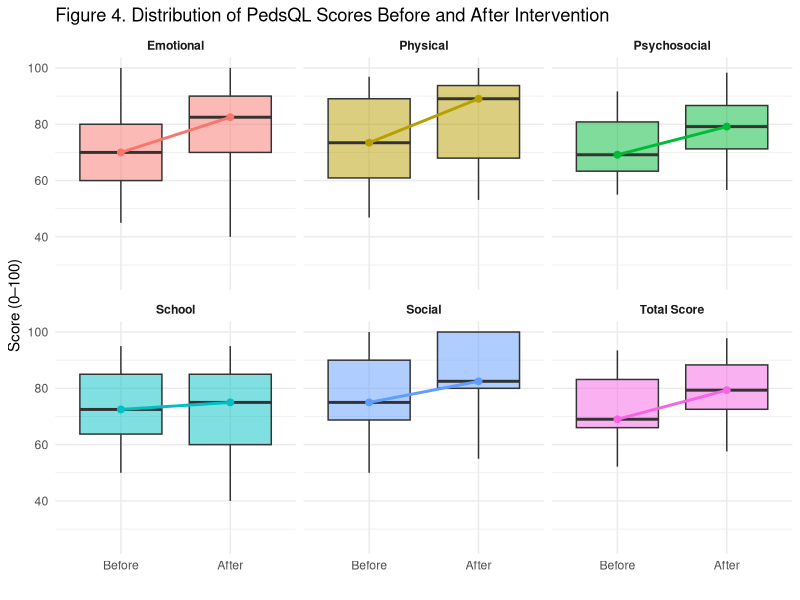
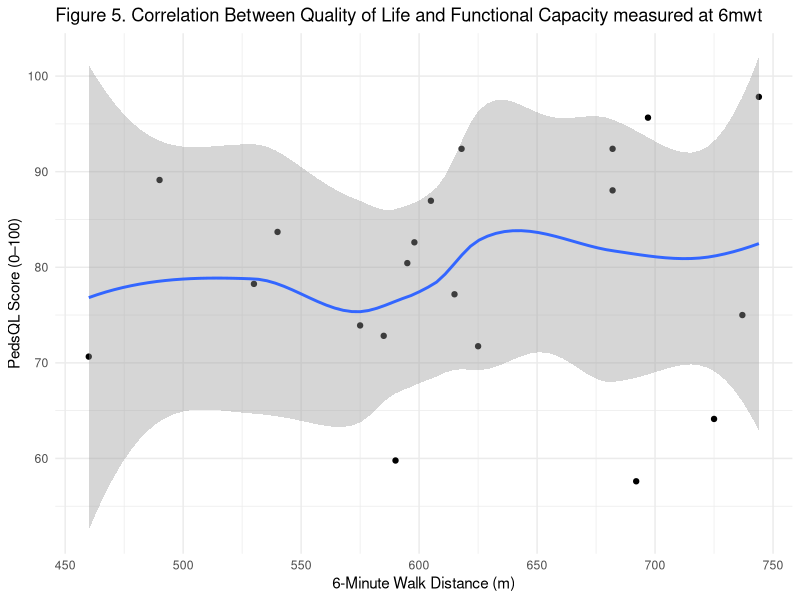
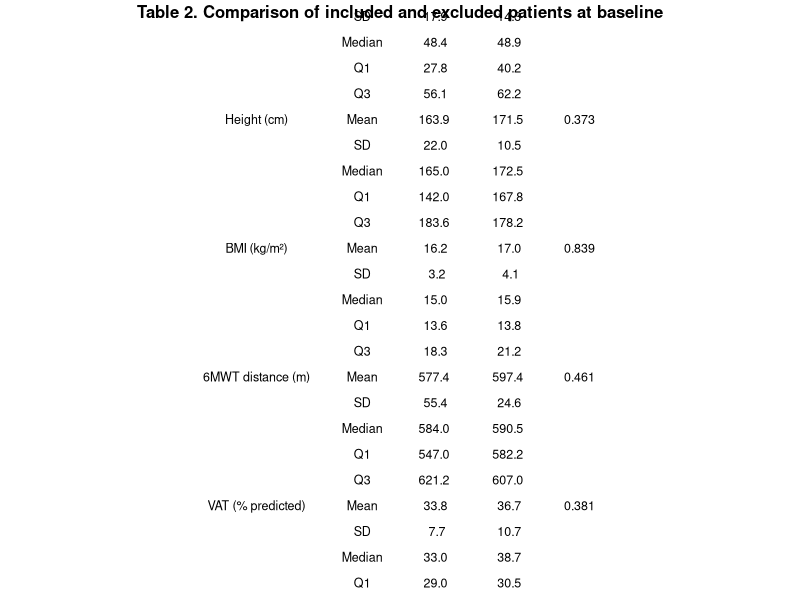
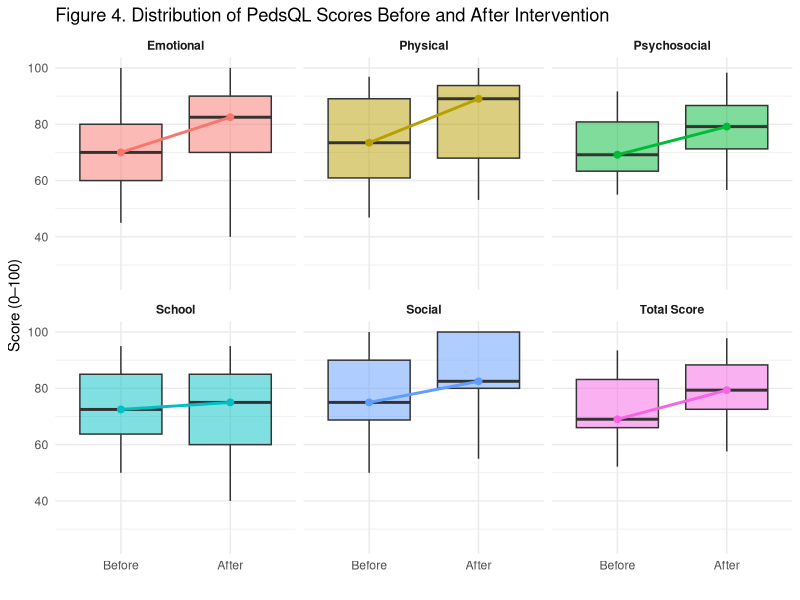
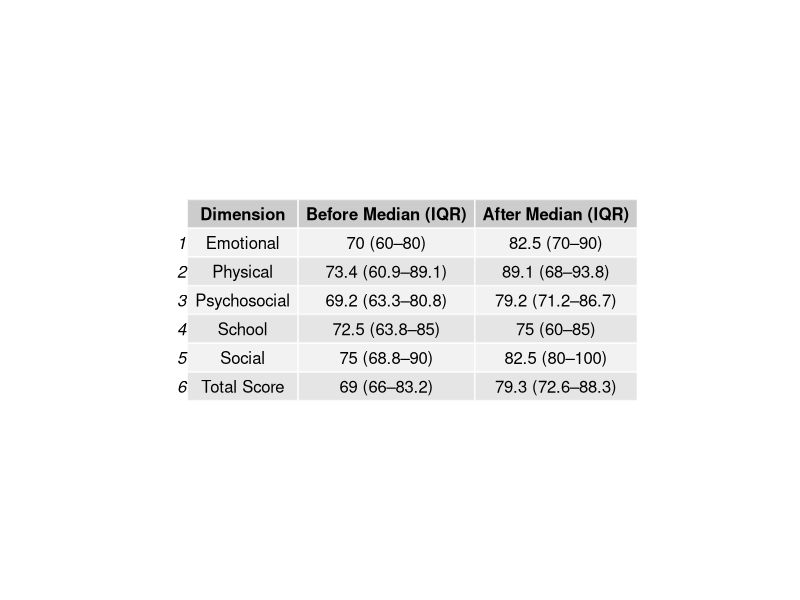
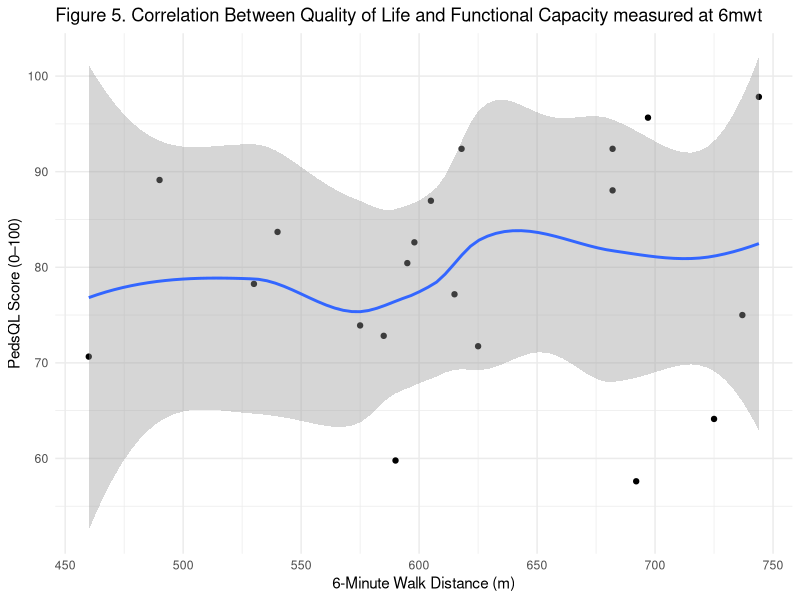

Recreate these plots in R, in order.
## ---- chunk 1
knitr::opts_chunk$set(echo = TRUE, warning = FALSE, message = FALSE)
## ---- chunk 2
# Load package
library(readxl)

# Import datasets
included_data <- read_excel("data/data_clean.xlsx")
excluded_data <- read_excel("data/data_excluded.xlsx")

# Check structure
str(included_data)
str(excluded_data)
## ---- chunk 3
library(dplyr)
library(gridExtra)
library(grid)

# Fonction descriptive
describe <- function(x) {
  data.frame(
    Statistic = c("Mean", "SD", "Median", "Q1", "Q3"),
    Value = c(
      mean(x, na.rm = TRUE),
      sd(x, na.rm = TRUE),
      median(x, na.rm = TRUE),
      quantile(x, 0.25, na.rm = TRUE),
      quantile(x, 0.75, na.rm = TRUE)
    )
  )
}

vars <- c("age", "weight_kg", "height_cm", "bmi_kg_cm2",
          "6minwt_distance_traveled_m_before",
          "vat_before",
          "pedsql_totalself_before")

labels <- c(
  "Age (years)",
  "Weight (kg)",
  "Height (cm)",
  "BMI (kg/m²)",
  "6MWT distance (m)",
  "VAT (% predicted)",
  "PedsQL score (0–100)"
)

table_list <- list()

for(i in seq_along(vars)) {
  
  var <- vars[i]
  
  x <- included_data[[var]]
  y <- excluded_data[[var]]
  
  # Remove NA (important pour le test)
  x_clean <- x[!is.na(x)]
  y_clean <- y[!is.na(y)]
  
  # Mann-Whitney
  p_val <- round(wilcox.test(x_clean, y_clean)$p.value, 3)
  
  inc <- describe(x)
  exc <- describe(y)
  
  df <- data.frame(
    Variable = c(labels[i], rep("", 4)),
    Statistic = inc$Statistic,
    Included = round(inc$Value, 1),
    Excluded = round(exc$Value, 1),
    p_value = c(p_val, rep("", 4))
  )
  
  table_list[[i]] <- df
}

table_final <- do.call(rbind, table_list)

# ---- SEX ----
p_sexe <- round(fisher.test(table(
  c(included_data$sexe, excluded_data$sexe),
  c(rep("Included", nrow(included_data)),
    rep("Excluded", nrow(excluded_data)))
))$p.value, 3)

sexe_inc <- table(included_data$sexe)
sexe_exc <- table(excluded_data$sexe)

sex_df <- data.frame(
  Variable = c("Sex (M/F)", rep("", length(sexe_inc)-1)),
  Statistic = names(sexe_inc),
  Included = as.numeric(sexe_inc),
  Excluded = as.numeric(sexe_exc),
  p_value = c(p_sexe, rep("", length(sexe_inc)-1))
)

table_final <- rbind(table_final, sex_df)

table_final

library(gridExtra)
library(grid)

# Ajuster hauteur automatiquement
n_rows <- nrow(table_final)

pdf(
  "figures/Table_2_Comparison_of_included_and_excluded_patients_at_baseline.pdf",
  width = 8,
  height = 1 + n_rows * 0.3   
)

# Table sans quadrillage
tg <- tableGrob(
  table_final,
  rows = NULL,
  theme = ttheme_minimal(  
    core = list(
      fg_params = list(fontsize = 9)
    ),
    colhead = list(
      fg_params = list(fontsize = 10, fontface = "bold")
    )
  )
)

grid.arrange(
  textGrob(
    "Table 2. Comparison of included and excluded patients at baseline",
    gp = gpar(fontsize = 12, fontface = "bold")
  ),
  tg,
  ncol = 1,
  heights = c(0.2, 5)  
)

dev.off()
## ---- chunk 4

# Paired Wilcoxon test
wilcox_test <- wilcox.test(
  included_data$`6minwt_distance_traveled_m_after`,
  included_data$`6minwt_distance_traveled_m_before`,
  paired = TRUE,
  exact = TRUE
)
wilcox_test

## ---- chunk 5
library(dplyr)
library(tidyr)
library(ggplot2)

# Data PedsQL before/after
pedsql_data <- included_data %>%
  select(
    pedsql_totalself_before, pedsql_totalself_after,
    pedsql_physiqueself_before, pedsql_physiqueself_after,
    pedsql_emotionself_before, pedsql_emotionself_after,
    pedsql_relationself_before, pedsql_relationself_after,
    pedsql_ecoleself_before, pedsql_ecoleself_after,
    pedsql_psycosocialself_before, pedsql_psycosocialself_after
  ) %>%
  pivot_longer(cols = everything(),
               names_to = "Variable",
               values_to = "Score") %>%
  mutate(
    Time = ifelse(grepl("before", Variable), "Before", "After"),
    Time = factor(Time, levels = c("Before", "After")),  # 🔥 FIX ICI
    Dimension = case_when(
      grepl("total", Variable) ~ "Total Score",
      grepl("physique", Variable) ~ "Physical",
      grepl("emotion", Variable) ~ "Emotional",
      grepl("relation", Variable) ~ "Social",
      grepl("ecole", Variable) ~ "School",
      grepl("psycosocial", Variable) ~ "Psychosocial"
    )
  )

# Medians calculation for each dimension and time point
medians <- pedsql_data %>%
  group_by(Dimension, Time) %>%
  summarise(median = median(Score, na.rm = TRUE), .groups = "drop")

# Plot
p_pedsql <- ggplot(pedsql_data, aes(x = Time, y = Score, fill = Dimension)) +
  
  geom_boxplot(alpha = 0.5, outlier.shape = NA) +
  
  # Medians lines each dimension
  geom_line(
    data = medians,
    aes(x = Time, y = median, group = Dimension, color = Dimension),
    size = 1
  ) +
  
  # Medians points
  
  geom_point(
    data = medians,
    aes(x = Time, y = median, color = Dimension),
    size = 2
  ) +
  
  facet_wrap(~ Dimension, nrow = 2) +
  
  xlab("") +
  ylab("Score (0–100)") +
  ggtitle("Figure 4. Distribution of PedsQL Scores Before and After Intervention") +
  
  theme_minimal() +
  theme(
    strip.text = element_text(face = "bold"),
    legend.position = "none"   
  )
p_pedsql

# Export
ggsave(
  "figures/Figure_4_PedsQL_Before_After.pdf",
  plot = p_pedsql,
  width = 8,
  height = 6
)
## ---- chunk 6
library(dplyr)
library(tidyr)

# ---- Function to compute Median (IQR) ----
# This function returns a formatted string: median (Q1–Q3)
format_median_iqr <- function(x) {
  med <- median(x, na.rm = TRUE)
  q1  <- quantile(x, 0.25, na.rm = TRUE)
  q3  <- quantile(x, 0.75, na.rm = TRUE)
  
  paste0(
    round(med, 1), " (",
    round(q1, 1), "–",
    round(q3, 1), ")"
  )
}

# ---- Create descriptive table ----
# Compute median and IQR for each dimension and time point
table_pedsql <- pedsql_data %>%
  group_by(Dimension, Time) %>%
  summarise(value = format_median_iqr(Score), .groups = "drop") %>%
  
  # Reshape to wide format (Before vs After)
  pivot_wider(names_from = Time, values_from = value) %>%
  
  # Rename columns for clarity
  rename(
    `Before Median (IQR)` = Before,
    `After Median (IQR)`  = After
  ) %>%
  
  # Order dimensions alphabetically (optional)
  arrange(Dimension)

# Display table
table_pedsql

# ---- Export table ----

library(gridExtra)
library(grid)

rownames(table_pedsql) <- NULL
n_rows <- nrow(table_pedsql)

# Export table to PDF
pdf(
  "figures/Table_3_Descriptive_Statistics_of_PedsQL.pdf",
  width = 8,
  height = 1 + n_rows * 0.4
)

grid.table(table_pedsql)

dev.off()
## ---- chunk 7
# Spearman correlation
cor_test <- cor.test(
  included_data$`6minwt_distance_traveled_m_after`,
  included_data$pedsql_totalself_after,
  method = "spearman"
)

cor_test

# Viewing
library(ggplot2)

# Create plot
p_corr <- ggplot(included_data, aes(
  x = `6minwt_distance_traveled_m_after`,
  y = pedsql_totalself_after
)) +
  geom_point() +
  geom_smooth(method = "loess", se = TRUE) +
  xlab("6-Minute Walk Distance (m)") +
  ylab("PedsQL Score (0–100)") +
  ggtitle("Figure 5. Correlation Between Quality of Life and Functional Capacity measured at 6mwt ") +
  theme_minimal()

p_corr

# Export PDF
ggsave(
  "figures/Figure_5_Correlation_PedsQL_6MWT.pdf",
  plot = p_corr,
  width = 8,
  height = 6
)
